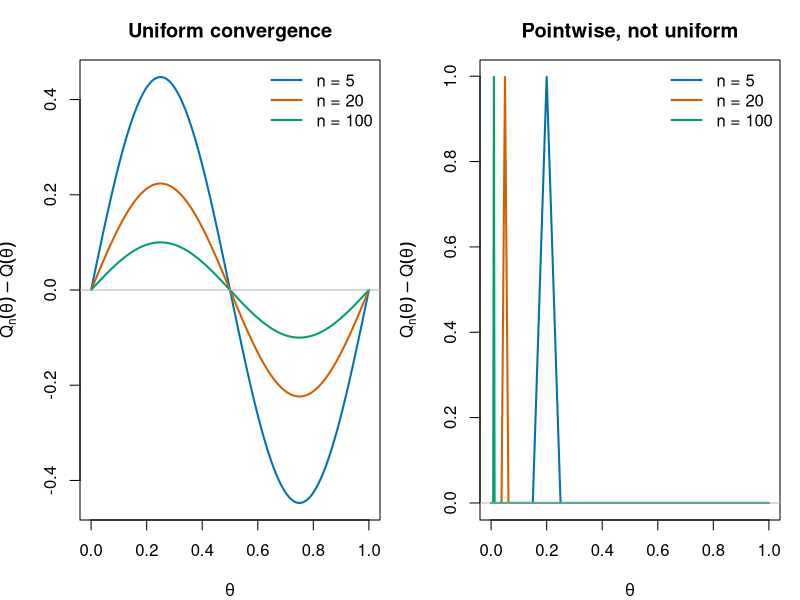
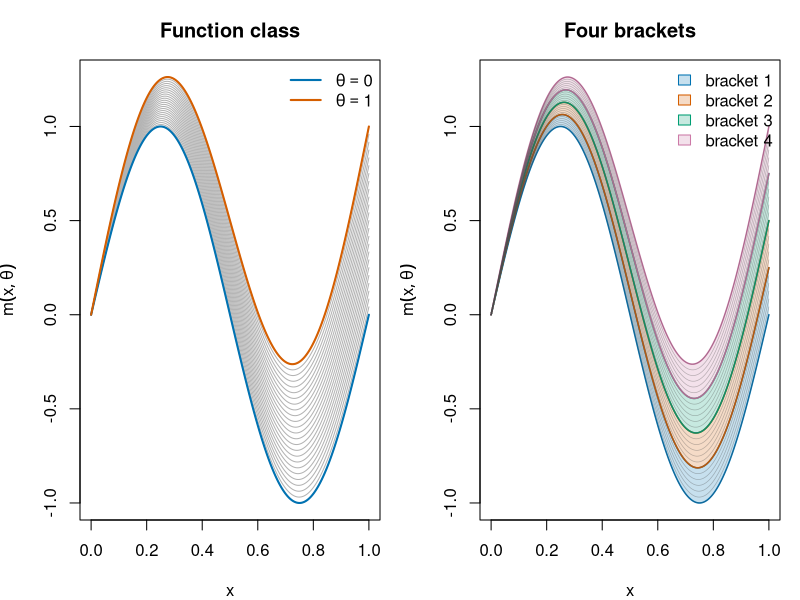
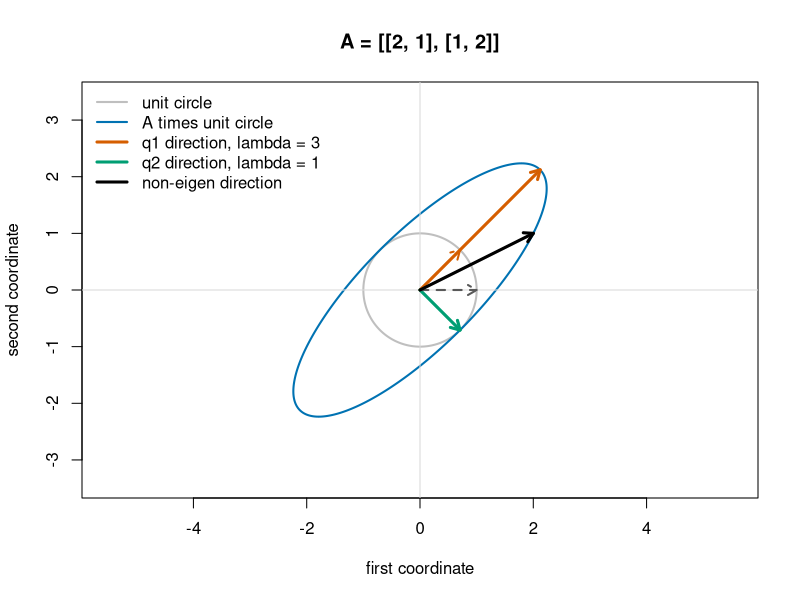
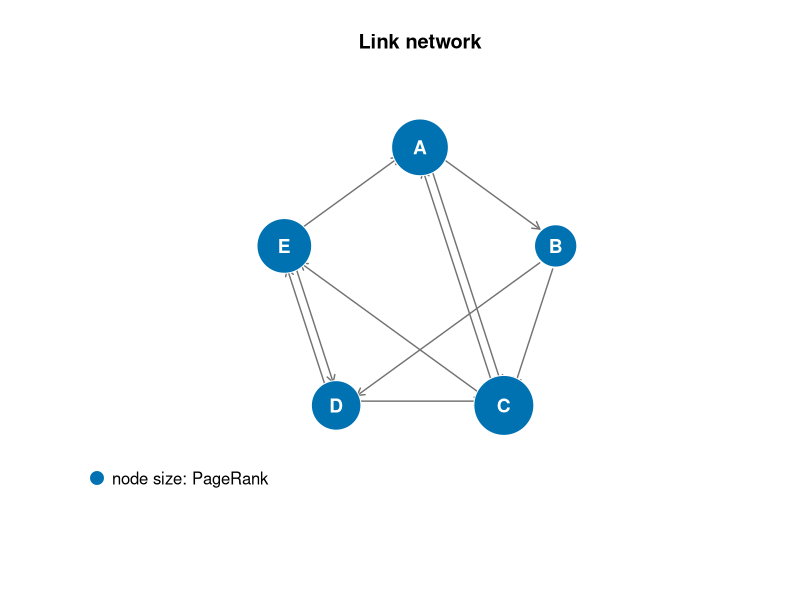
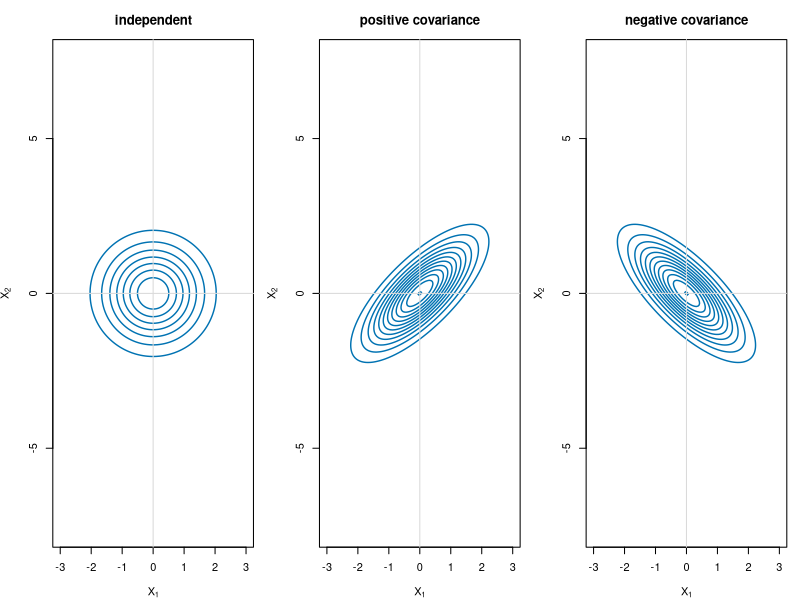
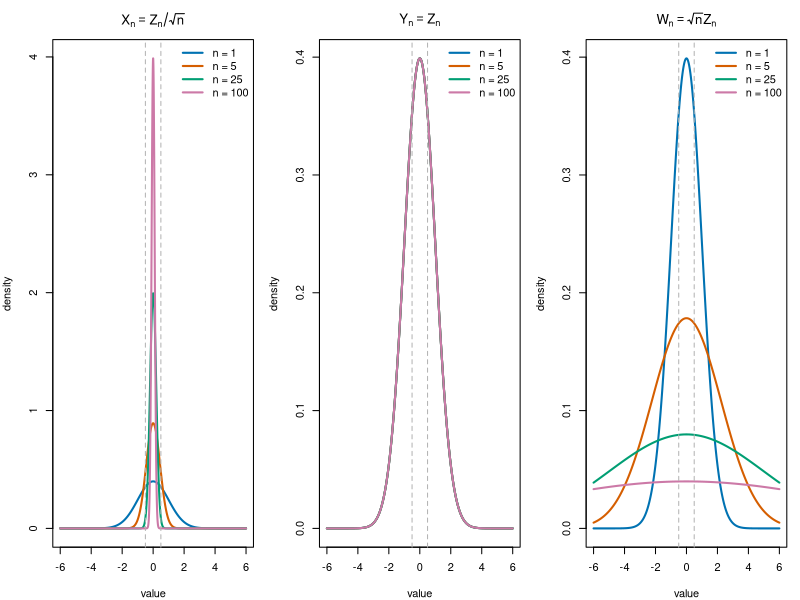
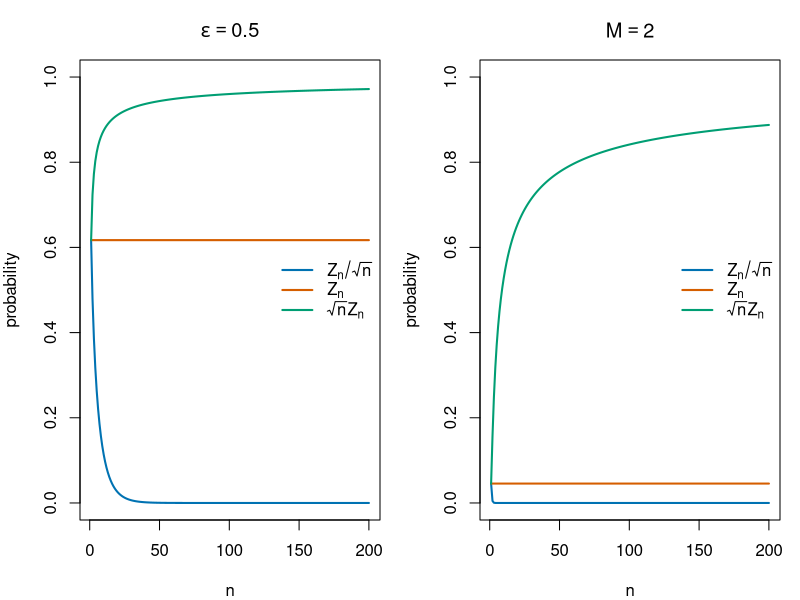

Here is the R script that generated these plots, in order:
## ---- chunk 1
#| label: fig-pointwise-vs-uniform
#| echo: true
#| fig-width: 8
#| fig-height: 3.6
#| fig-cap: "点ごとの収束と一様収束の違い"

theta <- seq(0, 1, length.out = 2000)
n_grid <- c(5, 20, 100)

# 一様収束する誤差: 曲線全体の振幅が小さくなる。
uniform_error <- function(theta, n) {
  sin(2 * pi * theta) / sqrt(n)
}

# 点ごとには 0 に収束するが、一様には収束しない誤差。
# 高さ 1 の三角形スパイクが theta = 1/n の位置に動いていく。
moving_spike <- function(theta, n) {
  pmax(0, 1 - 4 * n * abs(theta - 1 / n))
}

cols <- c("#0072B2", "#D55E00", "#009E73")

old_par <- par(mfrow = c(1, 2), mar = c(4, 4, 3, 1))

matplot(
  theta,
  sapply(n_grid, function(n) uniform_error(theta, n)),
  type = "l", lty = 1, lwd = 2, col = cols,
  xlab = expression(theta),
  ylab = expression(Q[n](theta) - Q(theta)),
  main = "Uniform convergence"
)
abline(h = 0, col = "gray70")
legend("topright", legend = paste("n =", n_grid),
       col = cols, lty = 1, lwd = 2, bty = "n")

matplot(
  theta,
  sapply(n_grid, function(n) moving_spike(theta, n)),
  type = "l", lty = 1, lwd = 2, col = cols,
  xlab = expression(theta),
  ylab = expression(Q[n](theta) - Q(theta)),
  main = "Pointwise, not uniform"
)
abline(h = 0, col = "gray70")
legend("topright", legend = paste("n =", n_grid),
       col = cols, lty = 1, lwd = 2, bty = "n")

par(old_par)
## ---- chunk 2
#| label: tbl-sup-errors
#| echo: true

n_check <- c(5, 20, 100, 500, 2000)

sup_errors <- data.frame(
  n = n_check,
  uniform_error = 1 / sqrt(n_check),
  moving_spike_error = rep(1, length(n_check))
)

knitr::kable(
  sup_errors,
  digits = 3,
  col.names = c("n", "一様収束する例の sup 誤差", "スパイク例の sup 誤差")
)
## ---- chunk 3
#| label: fig-bracketing-intuition
#| echo: true
#| fig-width: 8
#| fig-height: 4
#| fig-cap: "関数族を有限個のブラケットで挟むイメージ"

x <- seq(0, 1, length.out = 500)
m_fun <- function(x, theta) {
  sin(2 * pi * x) + theta * x
}

theta_many <- seq(0, 1, length.out = 25)
y_many <- sapply(theta_many, function(theta) m_fun(x, theta))
y_lim <- range(y_many)

J <- 4
theta_breaks <- seq(0, 1, length.out = J + 1)
band_cols <- adjustcolor(
  c("#0072B2", "#D55E00", "#009E73", "#CC79A7"),
  alpha.f = 0.22
)
edge_cols <- c("#0072B2", "#D55E00", "#009E73", "#CC79A7")

old_par <- par(mfrow = c(1, 2), mar = c(4, 4, 3, 1))

matplot(
  x, y_many,
  type = "l", lty = 1, lwd = 1, col = "gray70",
  xlab = "x", ylab = expression(m(x, theta)),
  ylim = y_lim,
  main = "Function class"
)
lines(x, m_fun(x, 0), col = "#0072B2", lwd = 2)
lines(x, m_fun(x, 1), col = "#D55E00", lwd = 2)
legend(
  "topright",
  legend = c(expression(theta == 0), expression(theta == 1)),
  col = c("#0072B2", "#D55E00"),
  lty = 1, lwd = 2, bty = "n"
)

plot(
  x, m_fun(x, 0),
  type = "n",
  xlab = "x", ylab = expression(m(x, theta)),
  ylim = y_lim,
  main = "Four brackets"
)

for (j in seq_len(J)) {
  theta_low <- theta_breaks[j]
  theta_high <- theta_breaks[j + 1]
  lower <- m_fun(x, theta_low)
  upper <- m_fun(x, theta_high)

  polygon(
    c(x, rev(x)),
    c(lower, rev(upper)),
    col = band_cols[j],
    border = NA
  )
  lines(x, lower, col = edge_cols[j], lwd = 1.5)
  lines(x, upper, col = edge_cols[j], lwd = 1.5)
}

for (theta in theta_many) {
  lines(x, m_fun(x, theta), col = adjustcolor("gray30", alpha.f = 0.35), lwd = 0.7)
}

legend(
  "topright",
  legend = paste0("bracket ", seq_len(J)),
  fill = band_cols,
  border = edge_cols,
  bty = "n"
)

par(old_par)
## ---- chunk 4
#| label: fig-eigenvectors-direction
#| echo: true
#| fig-width: 6.5
#| fig-height: 6
#| fig-cap: "固有ベクトルは、行列を掛けても方向が変わらない"

A <- matrix(c(2, 1, 1, 2), nrow = 2, byrow = TRUE)

angle <- seq(0, 2 * pi, length.out = 500)
unit_circle <- rbind(cos(angle), sin(angle))
image_circle <- A %*% unit_circle

q1 <- c(1, 1) / sqrt(2)
q2 <- c(1, -1) / sqrt(2)
ordinary <- c(1, 0)

draw_arrow <- function(v, col, lty = 1, lwd = 2) {
  arrows(0, 0, v[1], v[2], col = col, lty = lty, lwd = lwd, length = 0.1)
}

plot(
  t(unit_circle),
  type = "l", asp = 1,
  xlim = c(-3.4, 3.4), ylim = c(-3.4, 3.4),
  xlab = "first coordinate", ylab = "second coordinate",
  col = "gray75", lwd = 2,
  main = "A = [[2, 1], [1, 2]]"
)
lines(t(image_circle), col = "#0072B2", lwd = 2)
abline(h = 0, v = 0, col = "gray85")

# Original eigenvector directions.
draw_arrow(q1, col = "#D55E00", lty = 2, lwd = 2)
draw_arrow(q2, col = "#009E73", lty = 2, lwd = 2)

# Transformed eigenvectors.
draw_arrow(A %*% q1, col = "#D55E00", lwd = 3)
draw_arrow(A %*% q2, col = "#009E73", lwd = 3)

# A non-eigenvector direction bends away from the original line.
draw_arrow(ordinary, col = "gray35", lty = 2, lwd = 2)
draw_arrow(A %*% ordinary, col = "black", lwd = 3)

legend(
  "topleft",
  legend = c(
    "unit circle",
    "A times unit circle",
    "q1 direction, lambda = 3",
    "q2 direction, lambda = 1",
    "non-eigen direction"
  ),
  col = c("gray75", "#0072B2", "#D55E00", "#009E73", "black"),
  lty = c(1, 1, 1, 1, 1),
  lwd = c(2, 2, 3, 3, 3),
  bty = "n"
)
## ---- chunk 5
#| label: fig-pagerank-network
#| echo: true
#| fig-width: 6
#| fig-height: 5.5
#| fig-cap: "PageRank のための小さなリンクネットワーク"

pages <- c("A", "B", "C", "D", "E")
links <- data.frame(
  from = c("A", "A", "B", "B", "C", "C", "D", "D", "E", "E"),
  to   = c("B", "C", "C", "D", "A", "E", "C", "E", "A", "D")
)

J <- length(pages)
S <- matrix(0, nrow = J, ncol = J, dimnames = list(pages, pages))

for (from in pages) {
  targets <- links$to[links$from == from]
  S[targets, from] <- 1 / length(targets)
}

alpha <- 0.85
G <- alpha * S + (1 - alpha) / J * matrix(1, J, J)

p <- rep(1 / J, J)
names(p) <- pages
history <- matrix(NA, nrow = 21, ncol = J, dimnames = list(0:20, pages))
history[1, ] <- p

for (iter in 1:20) {
  p <- as.vector(G %*% p)
  names(p) <- pages
  history[iter + 1, ] <- p
}

theta <- seq(pi / 2, pi / 2 - 2 * pi, length.out = J + 1)[1:J]
pos <- cbind(cos(theta), sin(theta))
rownames(pos) <- pages

plot(
  pos,
  type = "n", asp = 1,
  xlim = c(-1.35, 1.35), ylim = c(-1.35, 1.35),
  xlab = "", ylab = "", axes = FALSE,
  main = "Link network"
)

draw_edge <- function(from, to) {
  start <- pos[from, ]
  end <- pos[to, ]
  d <- end - start
  unit <- d / sqrt(sum(d^2))
  offset <- 0.03 * c(-unit[2], unit[1])
  arrows(
    start[1] + 0.16 * unit[1] + offset[1],
    start[2] + 0.16 * unit[2] + offset[2],
    end[1] - 0.16 * unit[1] + offset[1],
    end[2] - 0.16 * unit[2] + offset[2],
    length = 0.08, lwd = 1.4, col = "gray45"
  )
}

for (i in seq_len(nrow(links))) {
  draw_edge(links$from[i], links$to[i])
}

node_cex <- 8 * sqrt(p / max(p))
points(pos, pch = 21, bg = "#0072B2", col = "white", cex = node_cex)
text(pos, labels = pages, col = "white", font = 2, cex = 1.15)
legend(
  "bottomleft",
  legend = "node size: PageRank",
  pt.cex = 2, pch = 21, pt.bg = "#0072B2",
  col = "white", bty = "n"
)
## ---- chunk 6
#| label: tbl-pagerank-computation
#| echo: true

pagerank_result <- data.frame(
  page = pages,
  pagerank = as.numeric(p),
  rank = rank(-p, ties.method = "first")
)
pagerank_result <- pagerank_result[order(pagerank_result$rank), ]

knitr::kable(
  pagerank_result,
  digits = 3,
  col.names = c("ページ", "PageRank", "順位")
)
## ---- chunk 7
#| label: tbl-pagerank-iterations
#| echo: true

selected_iters <- c(0, 1, 2, 5, 10, 20)
iteration_table <- data.frame(
  iteration = selected_iters,
  round(history[as.character(selected_iters), ], 3),
  check.names = FALSE
)

knitr::kable(
  iteration_table,
  digits = 3,
  col.names = c("反復回数", pages)
)
## ---- chunk 8
#| label: fig-mvn-covariance-contours
#| echo: true
#| fig-width: 9
#| fig-height: 3.4
#| fig-cap: "分散共分散行列と多変量正規分布の等高線"

dmvnorm2 <- function(x1, x2, Sigma) {
  X <- cbind(as.vector(x1), as.vector(x2))
  inv_Sigma <- solve(Sigma)
  quad <- rowSums((X %*% inv_Sigma) * X)
  dens <- exp(-0.5 * quad) / (2 * pi * sqrt(det(Sigma)))
  matrix(dens, nrow = nrow(x1), ncol = ncol(x1))
}

grid <- seq(-3, 3, length.out = 120)
grid_xy <- expand.grid(x = grid, y = grid)
x_mat <- matrix(grid_xy$x, nrow = length(grid), ncol = length(grid))
y_mat <- matrix(grid_xy$y, nrow = length(grid), ncol = length(grid))

Sigmas <- list(
  "independent" = matrix(c(1, 0, 0, 1), 2, 2),
  "positive covariance" = matrix(c(1, 0.75, 0.75, 1), 2, 2),
  "negative covariance" = matrix(c(1, -0.75, -0.75, 1), 2, 2)
)

old_par <- par(mfrow = c(1, 3), mar = c(4, 4, 3, 1))

for (name in names(Sigmas)) {
  z <- dmvnorm2(x_mat, y_mat, Sigmas[[name]])
  contour(
    grid, grid, z,
    xlab = expression(X[1]), ylab = expression(X[2]),
    main = name,
    asp = 1,
    drawlabels = FALSE,
    col = "#0072B2",
    lwd = 1.4
  )
  abline(h = 0, v = 0, col = "gray85")
}

par(old_par)
## ---- chunk 9
#| label: fig-op-orders-densities
#| echo: true
#| fig-width: 9
#| fig-height: 4
#| fig-cap: "o_p(1), O_p(1), そして O_p(1) でない列の分布"

x <- seq(-6, 6, length.out = 2000)
n_grid <- c(1, 5, 25, 100)
cols <- c("#0072B2", "#D55E00", "#009E73", "#CC79A7")
eps <- 0.5

dens_small_o <- sapply(n_grid, function(n) dnorm(x, sd = 1 / sqrt(n)))
dens_big_o <- sapply(n_grid, function(n) dnorm(x, sd = 1))
dens_not_op <- sapply(n_grid, function(n) dnorm(x, sd = sqrt(n)))

old_par <- par(mfrow = c(1, 3), mar = c(4, 4, 3, 1))

matplot(
  x, dens_small_o,
  type = "l", lty = 1, lwd = 2, col = cols,
  xlab = "value", ylab = "density",
  main = expression(X[n] == Z[n] / sqrt(n))
)
abline(v = c(-eps, eps), col = "gray70", lty = 2)
legend("topright", legend = paste("n =", n_grid),
       col = cols, lty = 1, lwd = 2, bty = "n")

matplot(
  x, dens_big_o,
  type = "l", lty = 1, lwd = 2, col = cols,
  xlab = "value", ylab = "density",
  main = expression(Y[n] == Z[n])
)
abline(v = c(-eps, eps), col = "gray70", lty = 2)
legend("topright", legend = paste("n =", n_grid),
       col = cols, lty = 1, lwd = 2, bty = "n")

matplot(
  x, dens_not_op,
  type = "l", lty = 1, lwd = 2, col = cols,
  xlab = "value", ylab = "density",
  main = expression(W[n] == sqrt(n) * Z[n])
)
abline(v = c(-eps, eps), col = "gray70", lty = 2)
legend("topright", legend = paste("n =", n_grid),
       col = cols, lty = 1, lwd = 2, bty = "n")

par(old_par)
## ---- chunk 10
#| label: fig-op-orders-tail-prob
#| echo: true
#| fig-width: 8
#| fig-height: 3.8
#| fig-cap: "small o と big O を尾確率で見る"

n_seq <- 1:200
eps <- 0.5
M <- 2

p_small_eps <- 2 * (1 - pnorm(eps * sqrt(n_seq)))
p_big_eps <- rep(2 * (1 - pnorm(eps)), length(n_seq))
p_not_op_eps <- 2 * (1 - pnorm(eps / sqrt(n_seq)))

p_small_M <- 2 * (1 - pnorm(M * sqrt(n_seq)))
p_big_M <- rep(2 * (1 - pnorm(M)), length(n_seq))
p_not_op_M <- 2 * (1 - pnorm(M / sqrt(n_seq)))

old_par <- par(mfrow = c(1, 2), mar = c(4, 4, 3, 1))

plot(
  n_seq, p_small_eps,
  type = "l", lwd = 2, col = "#0072B2",
  ylim = c(0, 1),
  xlab = "n", ylab = "probability",
  main = expression(epsilon == 0.5)
)
lines(n_seq, p_big_eps, lwd = 2, col = "#D55E00")
lines(n_seq, p_not_op_eps, lwd = 2, col = "#009E73")
legend(
  "right",
  legend = c(expression(Z[n] / sqrt(n)), expression(Z[n]), expression(sqrt(n) * Z[n])),
  col = c("#0072B2", "#D55E00", "#009E73"),
  lty = 1, lwd = 2, bty = "n"
)

plot(
  n_seq, p_small_M,
  type = "l", lwd = 2, col = "#0072B2",
  ylim = c(0, 1),
  xlab = "n", ylab = "probability",
  main = expression(M == 2)
)
lines(n_seq, p_big_M, lwd = 2, col = "#D55E00")
lines(n_seq, p_not_op_M, lwd = 2, col = "#009E73")
legend(
  "right",
  legend = c(expression(Z[n] / sqrt(n)), expression(Z[n]), expression(sqrt(n) * Z[n])),
  col = c("#0072B2", "#D55E00", "#009E73"),
  lty = 1, lwd = 2, bty = "n"
)

par(old_par)
